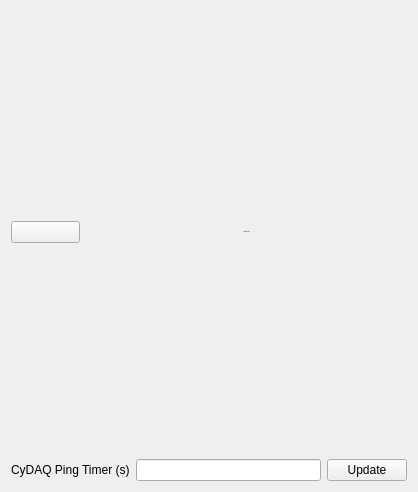
<?xml version="1.0" encoding="UTF-8"?>
<ui version="4.0">
 <class>SettingsWidget</class>
 <widget class="QWidget" name="SettingsWidget">
  <property name="geometry">
   <rect>
    <x>0</x>
    <y>0</y>
    <width>418</width>
    <height>492</height>
   </rect>
  </property>
  <property name="windowTitle">
   <string>Form</string>
  </property>
  <property name="autoFillBackground">
   <bool>true</bool>
  </property>
  <property name="styleSheet">
   <string notr="true">QWidget {
	font-family: &quot;Segoe UI&quot;;
	font-size: 16px;
	color: #033f63;
}

QPushButton {
	background-color: #033f63;
	color: #d9d9d9;
	border-radius: 4px;
	padding: 8px 16px;
}

#sampling_rate_label, #input_label, #filter_label, #mid_corner_label, #low_corner_label, #high_corner_label {
	font-size: 20px;
	text-align: center;
	color: #98012e;
}

background-color: #d9d9d9;</string>
  </property>
  <layout class="QVBoxLayout" name="verticalLayout">
   <item>
    <layout class="QHBoxLayout" name="horizontalLayout_1">
     <item>
      <widget class="QPushButton" name="home_btn">
       <property name="maximumSize">
        <size>
         <width>69</width>
         <height>16777215</height>
        </size>
       </property>
       <property name="text">
        <string/>
       </property>
       <property name="icon">
        <iconset resource="basic_operation.qrc">
         <normaloff>:/assets/assets/home_icon.png</normaloff>:/assets/assets/home_icon.png</iconset>
       </property>
      </widget>
     </item>
     <item>
      <widget class="QLabel" name="label_3">
       <property name="sizePolicy">
        <sizepolicy hsizetype="Preferred" vsizetype="Preferred">
         <horstretch>0</horstretch>
         <verstretch>0</verstretch>
        </sizepolicy>
       </property>
       <property name="minimumSize">
        <size>
         <width>104</width>
         <height>50</height>
        </size>
       </property>
       <property name="font">
        <font>
         <family>Segoe UI</family>
         <pointsize>-1</pointsize>
        </font>
       </property>
       <property name="lineWidth">
        <number>1</number>
       </property>
       <property name="text">
        <string>Settings Menu</string>
       </property>
       <property name="alignment">
        <set>Qt::AlignCenter</set>
       </property>
      </widget>
     </item>
    </layout>
   </item>
   <item>
    <layout class="QGridLayout" name="gridLayout">
     <item row="0" column="0">
      <widget class="QLabel" name="label">
       <property name="text">
        <string>CyDAQ Ping Timer (s)</string>
       </property>
      </widget>
     </item>
     <item row="0" column="2">
      <widget class="QPushButton" name="update_btn_ping_timer">
       <property name="text">
        <string>Update</string>
       </property>
      </widget>
     </item>
     <item row="0" column="1">
      <widget class="QLineEdit" name="ping_timer_input"/>
     </item>
    </layout>
   </item>
  </layout>
 </widget>
 <resources>
  <include location="basic_operation.qrc"/>
 </resources>
 <connections/>
</ui>
